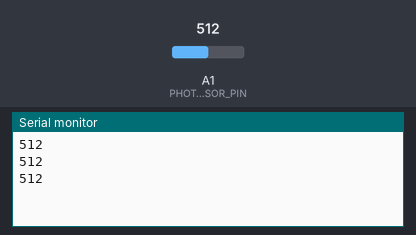
A sketch run on a simulated Arduino Uno, built with avr-gcc and run on an emulated ATmega328P. Parts: the last lines printed to the serial monitor. The inputs (shaded band) are chosen by the test bench; at power-on: A1 (PHOTOSENSOR_PIN) = 512.

Above: at 1.3 s.
1.4 s: A1 (PHOTOSENSOR_PIN) set to 716
At 1.9 s:
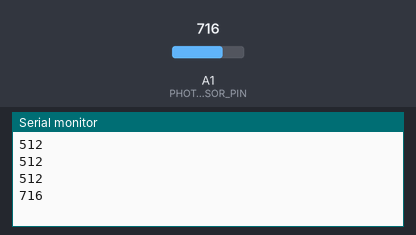
2.9 s: A1 (PHOTOSENSOR_PIN) set to 900
At 3.4 s:
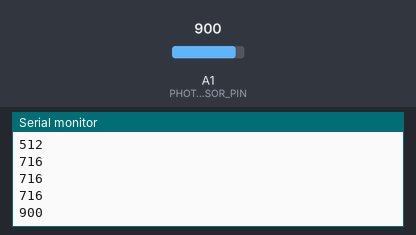
Timing chart, 0 to 5.9 s (numbered marks = the images above; inputs shaded):
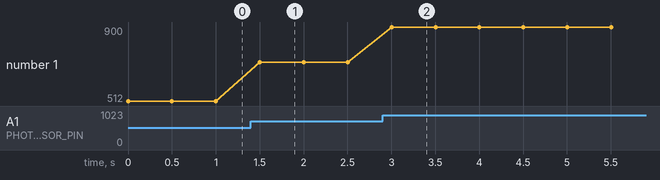

Measured:
- after the input at 1.4 s, the serial monitor: prints a new line after 0.10 s (image 1)
- after the input at 2.9 s, the serial monitor: prints a new line after 0.10 s (image 2)
- plotted number 1: 512 → 716 after the input at 1.4 s, 716 → 900 after the input at 2.9 s

The sketch:

PhotoSensorTest.ino
```cpp
#define PHOTOSENSOR_PIN 1
#define PHOTOSENSOR_THRESHOLD 300

bool isBoxOpen ()
{
  if(analogRead(PHOTOSENSOR_PIN) > PHOTOSENSOR_THRESHOLD) return true;
  else return false;
}

void setup() {
  // put your setup code here, to run once:
  Serial.begin(115200);
}

void loop() {
  // put your main code here, to run repeatedly:
  Serial.println(analogRead(PHOTOSENSOR_PIN));
  delay(500);
}
```
